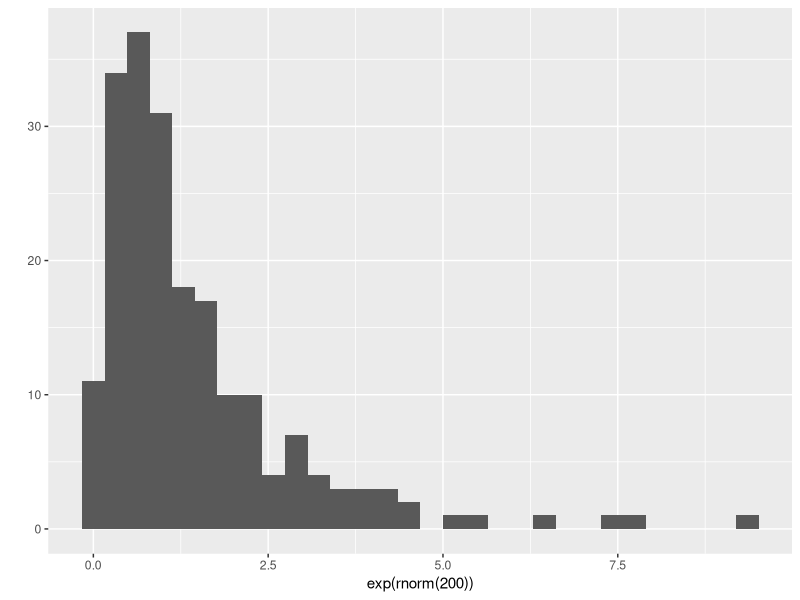

R code for this plot:
## ---- chunk 1
knitr::opts_chunk$set(echo = FALSE, cache=TRUE, messages=FALSE, warning=FALSE)
# Make sure you have the latest version of rmarkdown and bookdown
#devtools::install_github("rstudio/rmarkdown")
#devtools::install_github("rstudio/bookdown")
library(ggplot2)
## ---- chunk 2
qplot(exp(rnorm(200)))
